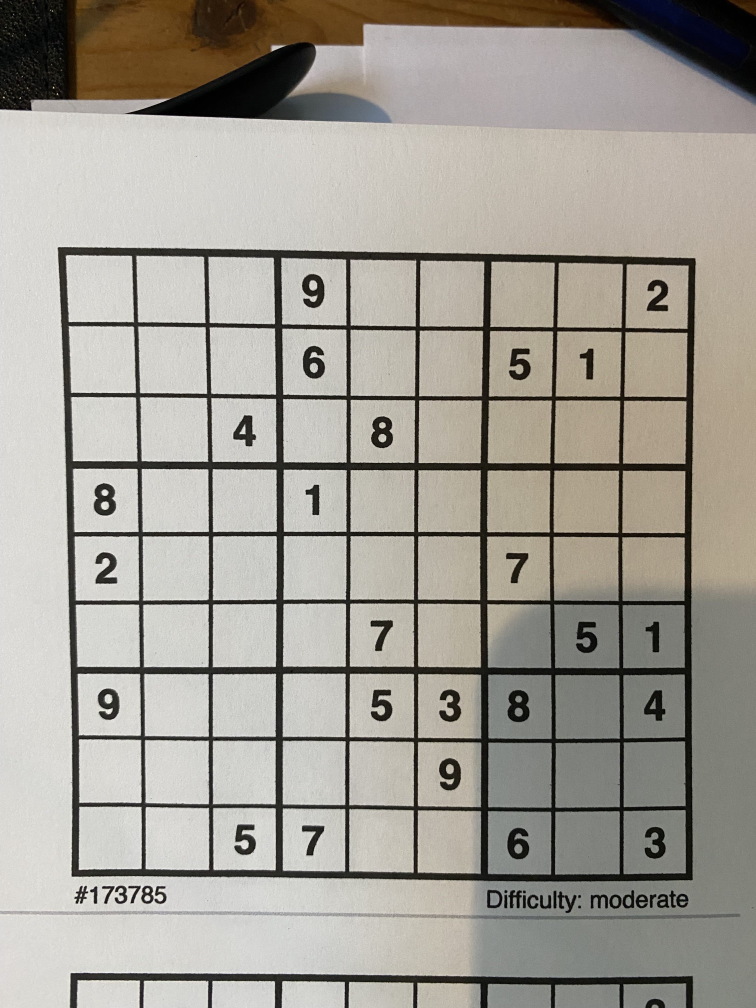
#> input picture Sudoku_Live/Sudoku_Project/images/Sudoku1.jpg, 3024 x 4032 px (shown at 1/4 size)
$ python -i preprocessing.py   (imports and definitions only)
#> lines starting #> are read from the running program, lines starting #| are printed output that depends on the picture
import torchvision.transforms as T
import cv2 as cv
import numpy as np

def convert_img_tensor(img):

    convert_tensor = T.Compose([
    T.Resize(size=(28, 28)),
    T.Grayscale(num_output_channels=1),
    T.ToTensor(),
    T.Normalize((0.5), (0.5))
    ])

    return convert_tensor(img)


def preprocessImage(image, skip_dilation = False):
	preprocess = cv.cvtColor(image, cv.COLOR_BGR2GRAY)
	preprocess = cv.adaptiveThreshold(preprocess, 255, cv.ADAPTIVE_THRESH_GAUSSIAN_C, cv.THRESH_BINARY, 101, 2)

	if not skip_dilation:
		kernel = np.array([[0., 1., 0.], [1., 2., 1.], [0., 1., 0.]], dtype = np.uint8)
		preprocess = cv.dilate(preprocess, kernel)
	return preprocess


def centeringImage(image):
	rows = image.shape[0]
	for i in range(rows):
		#Floodfilling the outermost layer
		cv.floodFill(image, None, (0, i), 0)
		cv.floodFill(image, None, (i, 0), 0)
		cv.floodFill(image, None, (rows-1, i), 0)
		cv.floodFill(image, None, (i, rows-1), 0)
		#Floodfilling the penultimate layer
		cv.floodFill(image, None, (1, i), 0)
		cv.floodFill(image, None, (i, 1), 0)
		cv.floodFill(image, None, (rows-2, i), 0)
		cv.floodFill(image, None, (i, rows-2), 0)


	top = None
	bottom = None
	left = None
	right = None
	threshold = 50
	center = rows // 2

	for i in range(center, rows):
		if bottom is None:
			temp = image[i]
			if sum(temp) < threshold or i == rows - 1:
				bottom = i
		if top is None:
			temp = image[rows - i - 1]
			if sum(temp) < threshold or i == rows - 1:
				top = rows - i - 1
		if left is None:
			temp = image[:, rows - i - 1]
			if sum(temp) < threshold or i == rows - 1:
				left = rows - i - 1
		if right is None:
			temp = image[:, i]
			if sum(temp) < threshold or i == rows - 1:
				right = i
	if (top == left and bottom == right):
		return 0, image

	image = image[top - 5:bottom + 5, left - 5:right + 5]
	return 1, image

>>> import cv2
>>> picture = cv2.imread('images/Sudoku1.jpg', cv2.IMREAD_GRAYSCALE)
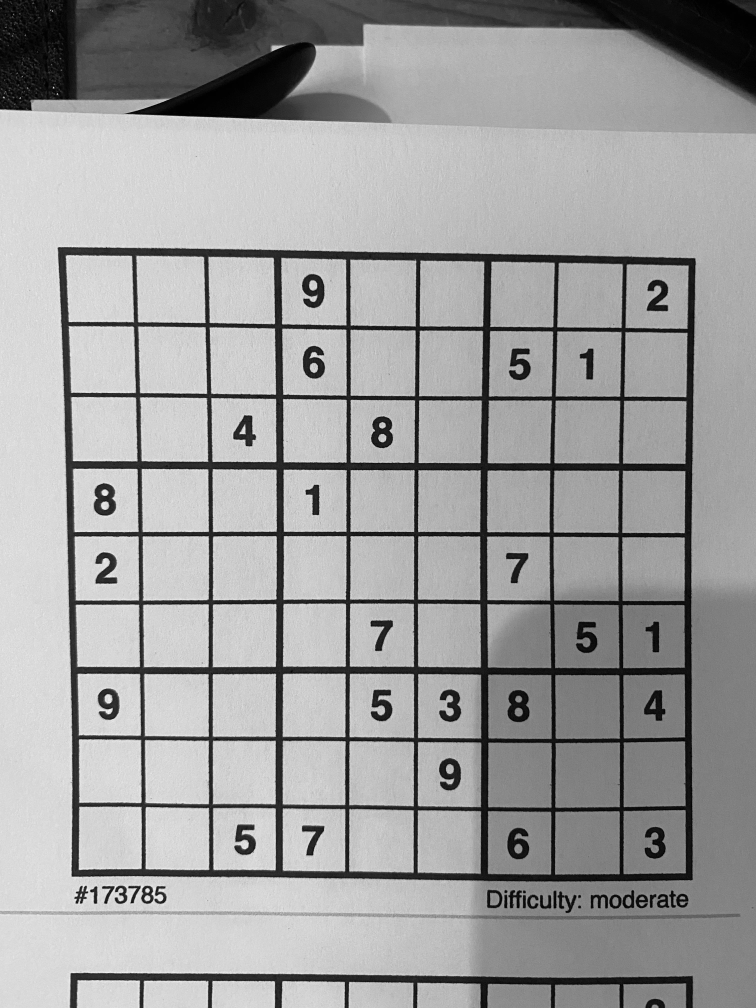
#> picture: shape (4032, 3024) (shown at 1/4 size); min 0, max 255, mean 158.3
>>> result = centeringImage(picture)
#> (the run stopped early here; a loop or call above may not have finished)

$ run again, on Sudoku_Live/Sudoku_Project/images/Sudoku2.jpg
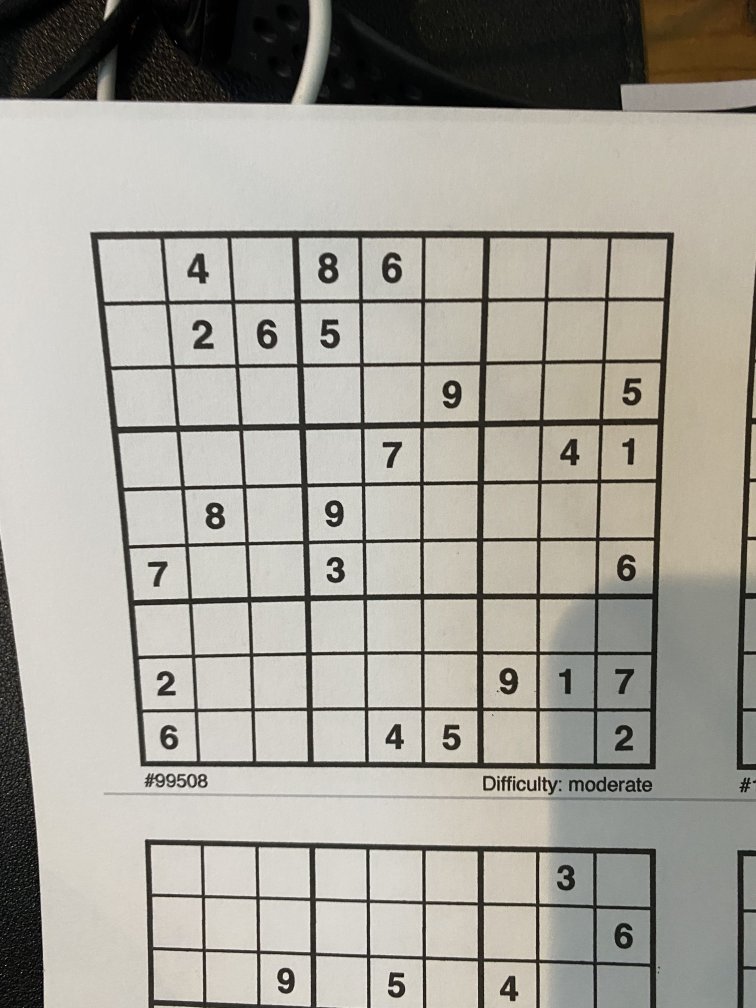
#> input picture Sudoku_Live/Sudoku_Project/images/Sudoku2.jpg, 3024 x 4032 px (shown at 1/4 size)
#> `picture = cv2.imread('images/Sudoku1.jpg', cv2.IMREAD_GRAYSCALE)`:
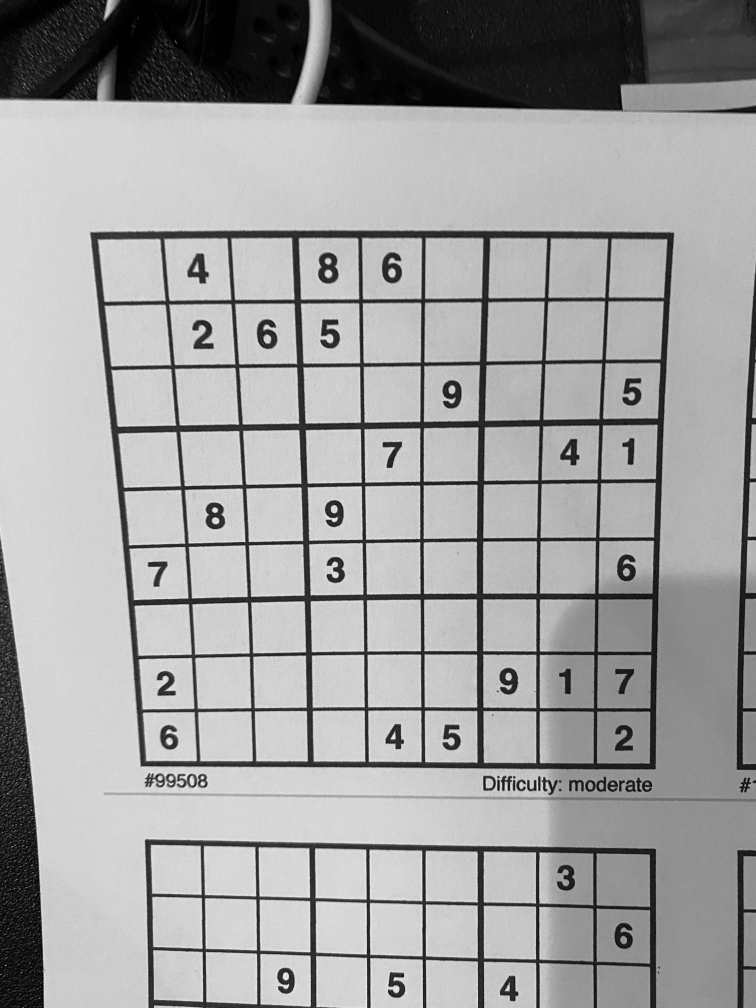
#> picture: shape (4032, 3024) (shown at 1/4 size); min 0, max 255, mean 159.5
